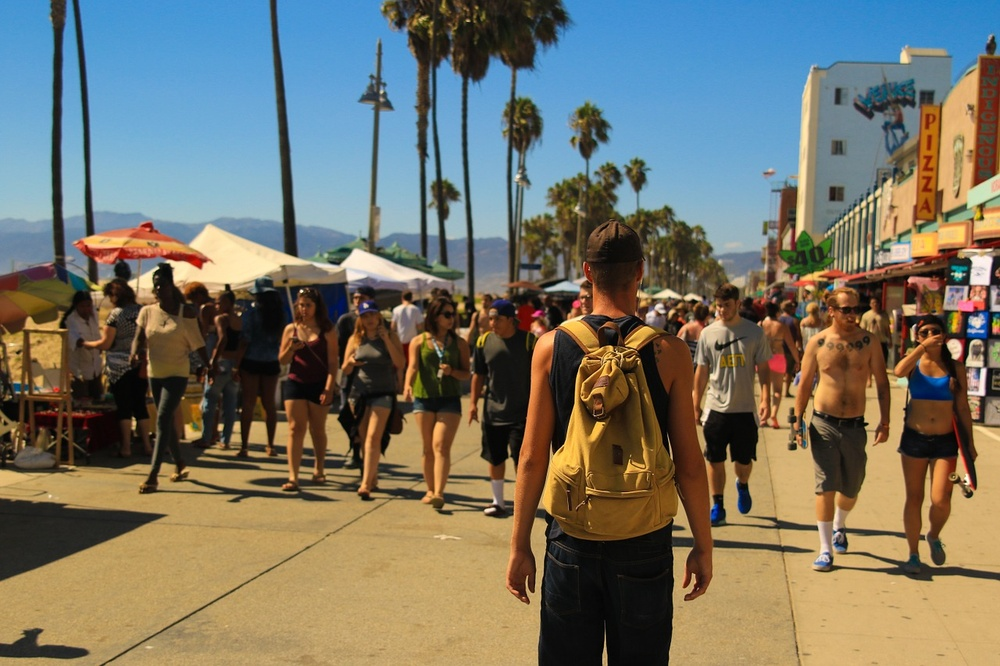
%> input picture Datasets/PixaBayDataset/boardwalk-1209671_1280.jpg, 1000 x 666 px, shrunk from 1280 x 853 before the run
$ octave --eval "result = grad(imread('Datasets/PixaBayDataset/boardwalk-1209671_1280.jpg'));"   (GNU Octave 9; MATLAB toolbox functions it lacks are replaced by stand-ins)
%> lines starting %> are read from the running program, lines starting %| are printed output that depends on the picture
function [Gn] = grad(I)
%GRAD
%   This function calculates the gradient of an image using the sobel
%   operator. The output image is in double format.

h = (-1)*fspecial('sobel');
A = double(I);
Gx = imfilter(A,h);
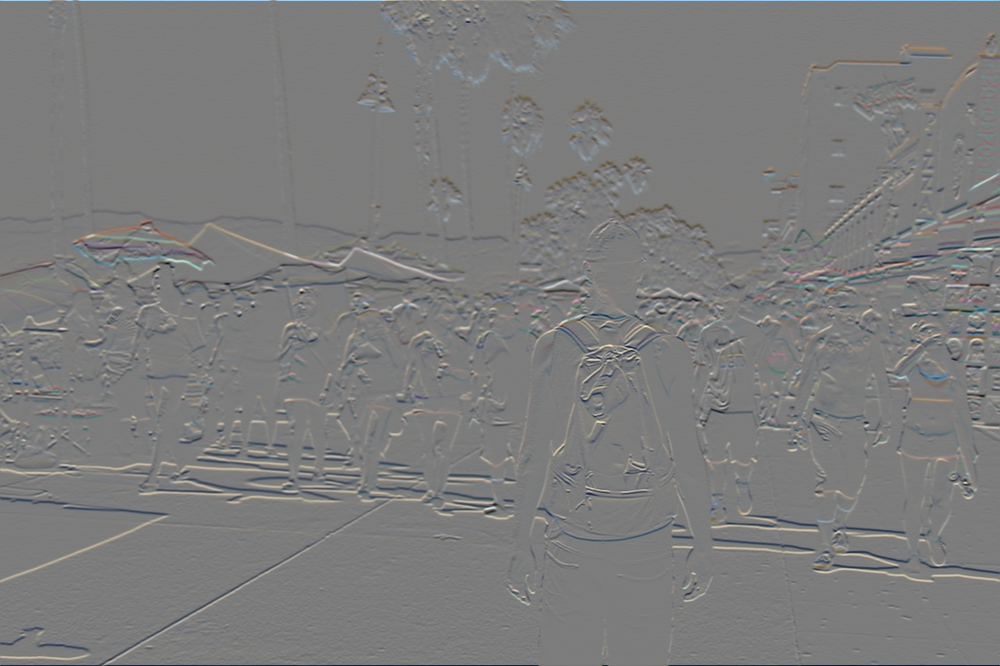
%> Gx: size 666x1000x3 double; mean R, G, B 0.7, 0.1, -0.5; drawn with min black and max white
Gy = imfilter(A,h');
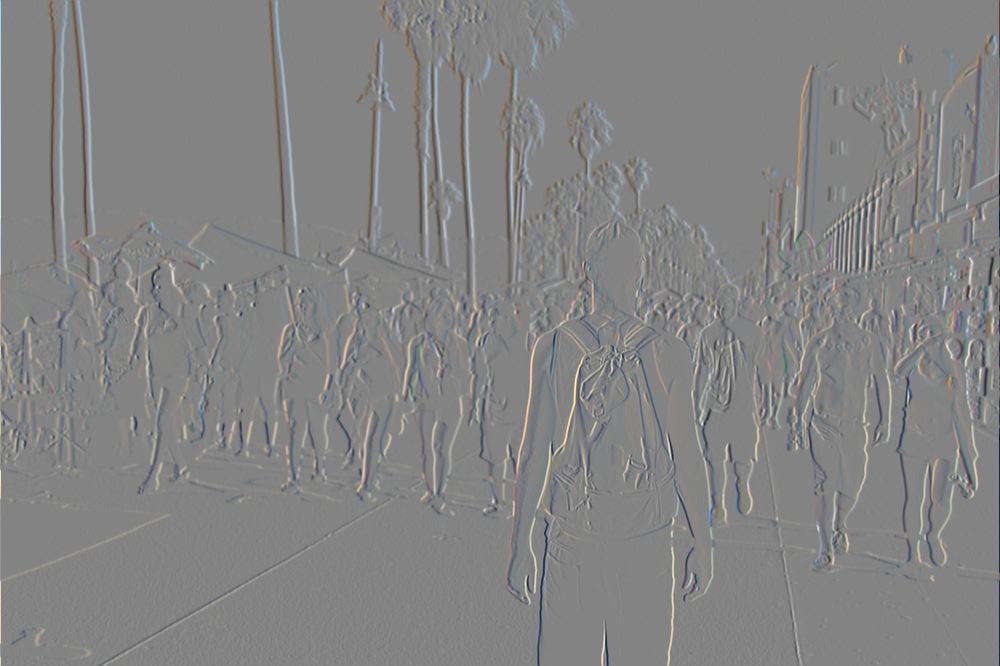
%> Gy: size 666x1000x3 double; mean R, G, B 0.2, 0.1, -0.1; drawn with min black and max white

G = abs(Gx) + abs(Gy);
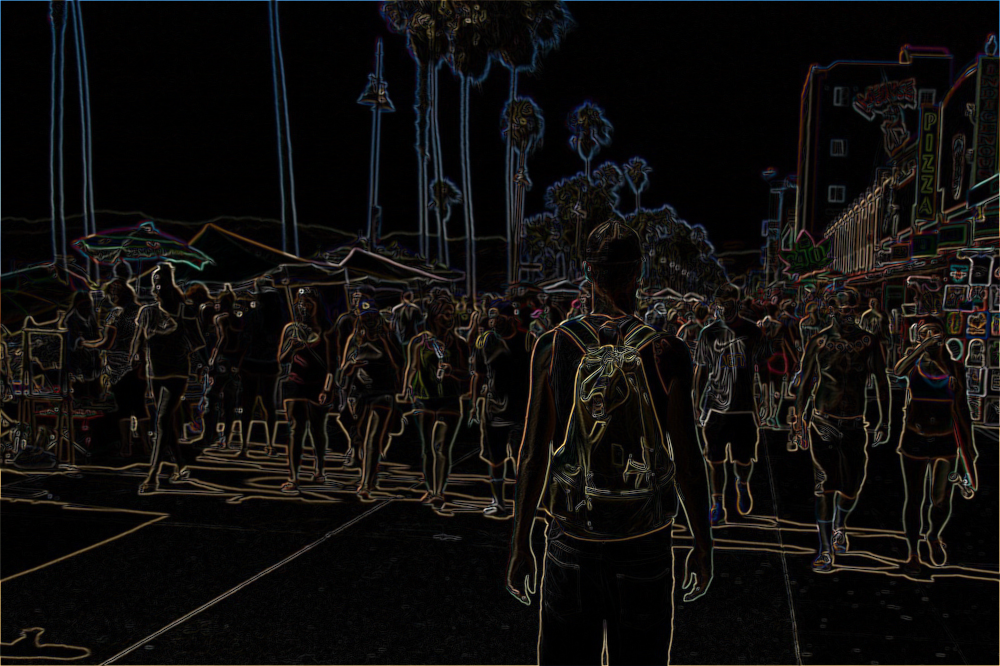
%> G: size 666x1000x3 double; mean R, G, B 85.3, 76.1, 70.7; drawn with min black and max white

Gn = (G - min(G(:)))/(max(G(:) - min(G(:))));
end

$ run again, on Datasets/PixaBayDataset/crowd-1584115_1280.jpg
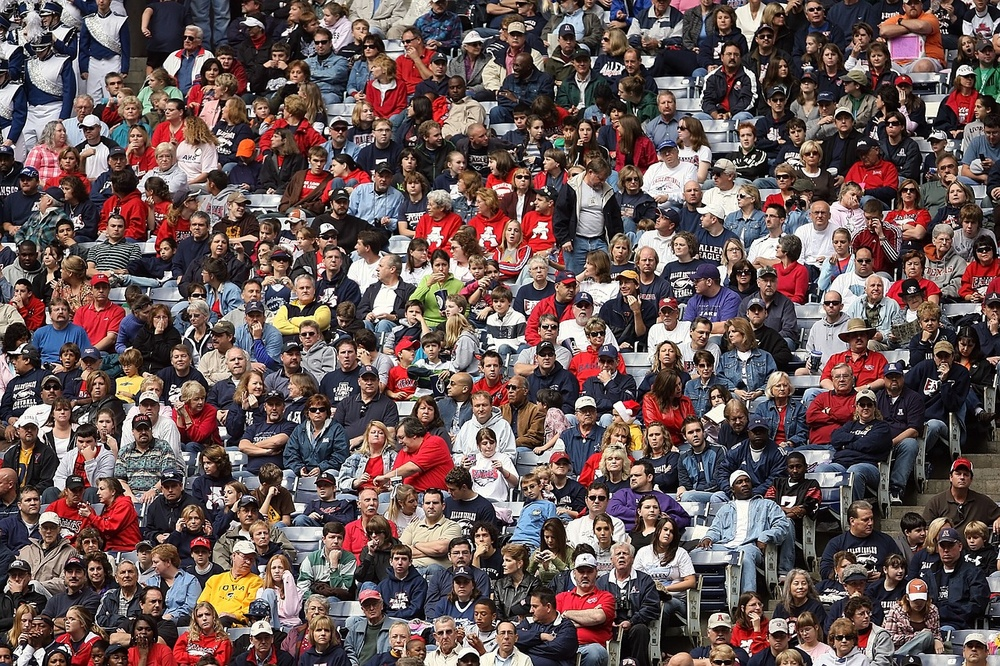
%> input picture Datasets/PixaBayDataset/crowd-1584115_1280.jpg, 1000 x 666 px, shrunk from 1280 x 853 before the run
%> in grad, `Gy = imfilter(A,h');`:
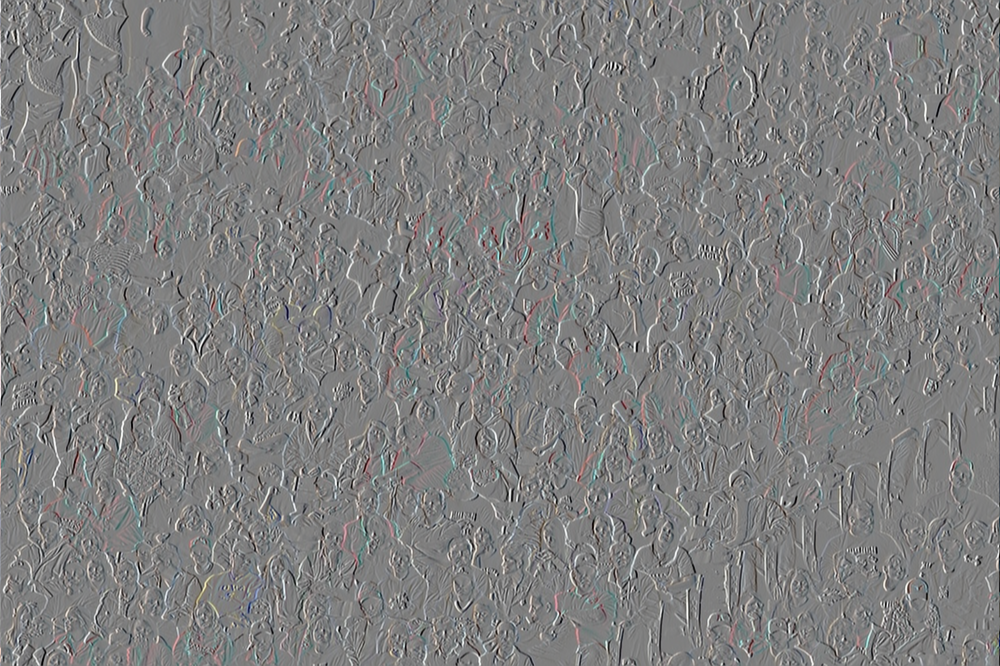
%> Gy: size 666x1000x3 double; mean R, G, B 0, 0, -0.1; drawn with min black and max white
%> in grad, `G = abs(Gx) + abs(Gy);`:
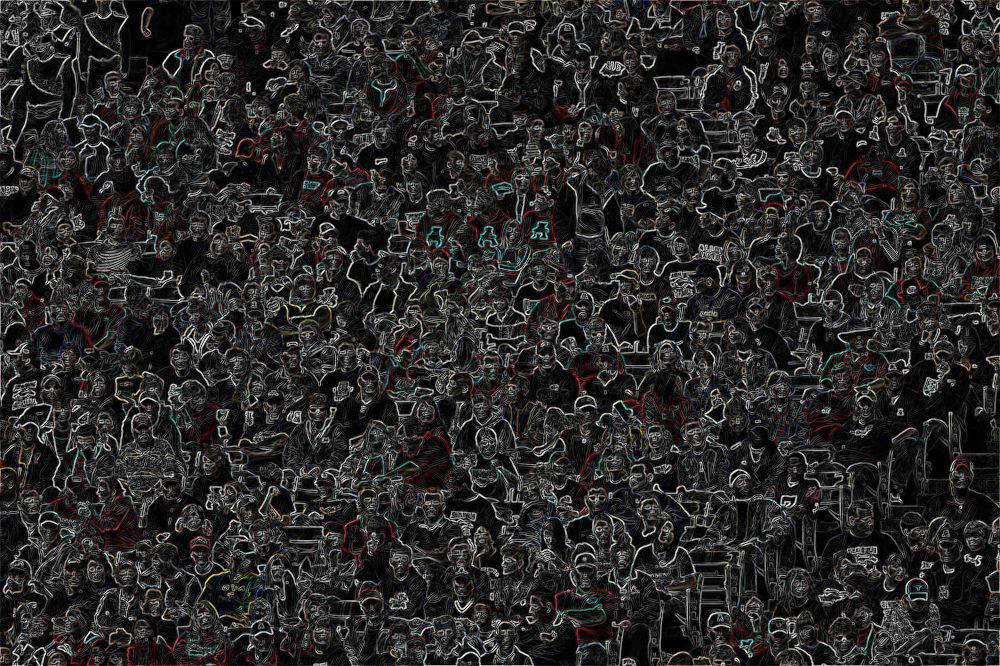
%> G: size 666x1000x3 double; mean R, G, B 250.9, 242.9, 240.2; drawn with min black and max white

$ run again, on Datasets/PixaBayDataset/crowd-of-people-1488213_1280.jpg
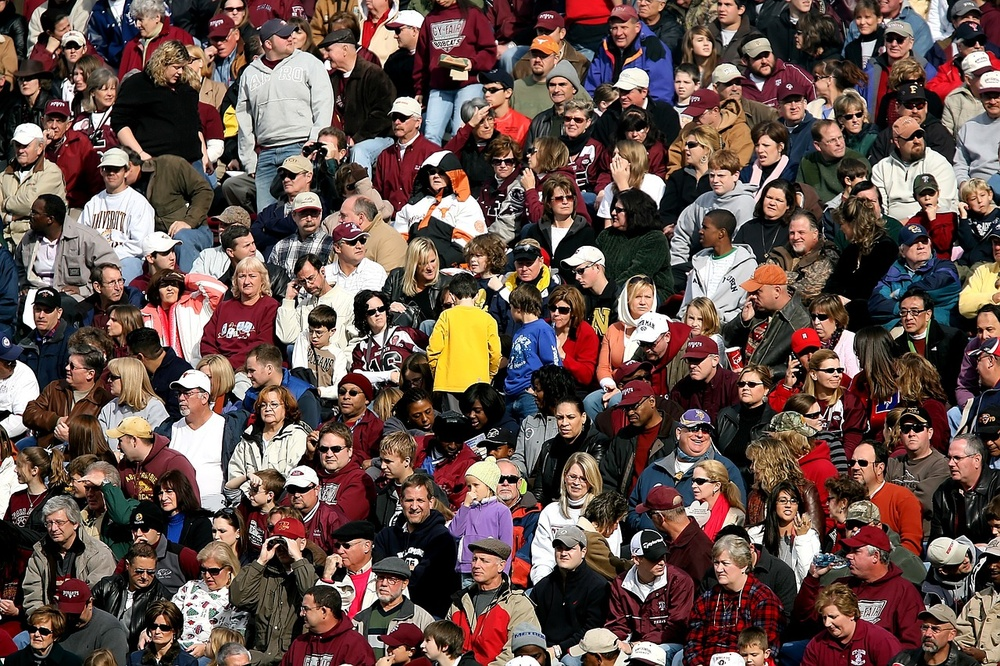
%> input picture Datasets/PixaBayDataset/crowd-of-people-1488213_1280.jpg, 1000 x 666 px, shrunk from 1280 x 853 before the run
%> in grad, `Gy = imfilter(A,h');`:
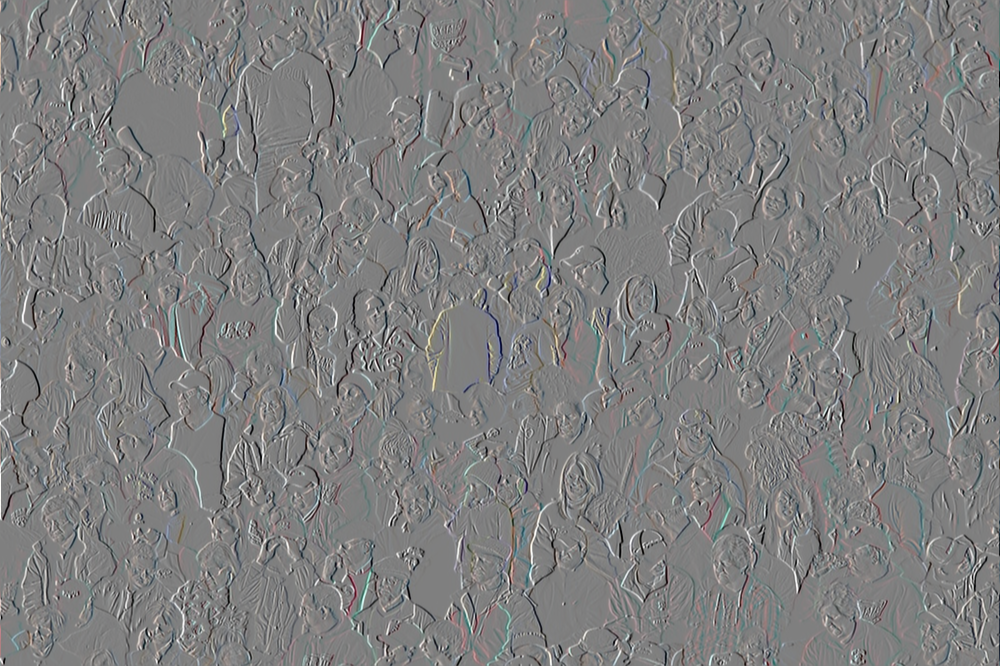
%> Gy: size 666x1000x3 double; mean R, G, B 0.1, 0, 0; drawn with min black and max white
%> in grad, `G = abs(Gx) + abs(Gy);`:
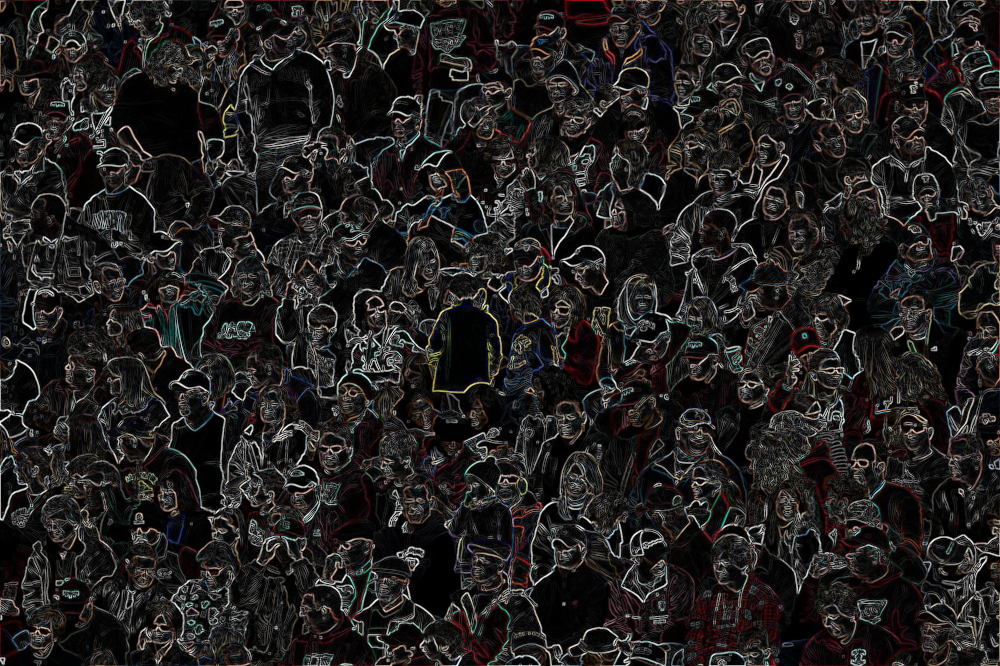
%> G: size 666x1000x3 double; mean R, G, B 208.6, 195.3, 191.5; drawn with min black and max white
